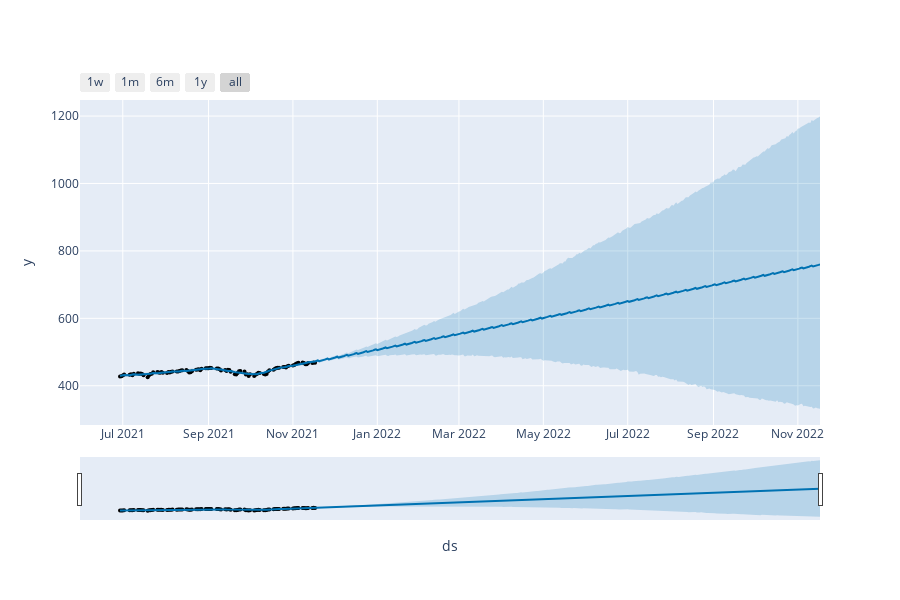

Notebook cell for this chart:
### Code cell
# An interactive figure of the forecast and components
from prophet.plot import plot_plotly, plot_components_plotly

plot_plotly(m, forecast)
